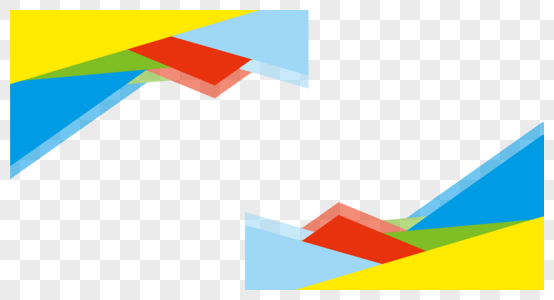
#> input picture images/geometry.png, 554 x 300 px
$ jupyter execute Canny_edge_detection.ipynb
#> lines starting #> are read from the running program, lines starting #| are printed output that depends on the picture; after the words box and inside, x2 and y2 are one past the last pixel; in counts of white or black regions, pixels touching at a corner belong together
### opencv_/utils.py
import cv2
import numpy as np
from matplotlib import pyplot as plt


def show(img: np.ndarray, dpi=100, title=None) -> None:
    img_rgb = cv2.cvtColor(img, cv2.COLOR_BGR2RGB)
    plt.figure(dpi=dpi)
    plt.imshow(img_rgb)
    if title is not None:
        plt.title(title)
    plt.show()

### opencv_/Canny_edge_detection.ipynb
[cell 1]
import time

import cv2
import numpy as np

from opencv_.utils import show

[cell 2]
img = cv2.imread('../images/geometry.png', 0)
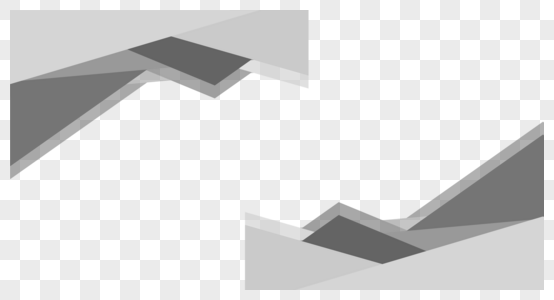
#> img: shape (300, 554); min 97, max 255, mean 220.1
edges = cv2.Canny(img, 200, 300, True)
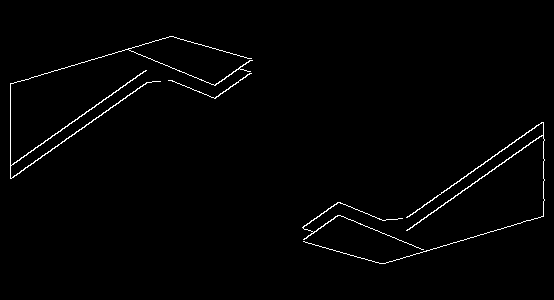
#> edges: shape (300, 554); 1.3% white in thin lines or dots, all inside (x1, y1, x2, y2) = (10, 36, 545, 264)
show(img)
show(edges)

[cell 3]
img = cv2.imread('../images/geometry.png', -1)
#> img is the input picture: shape (300, 554, 3); mean B, G, R 202.4, 225.2, 217.4
edges = cv2.Canny(img, 100, 300, True)
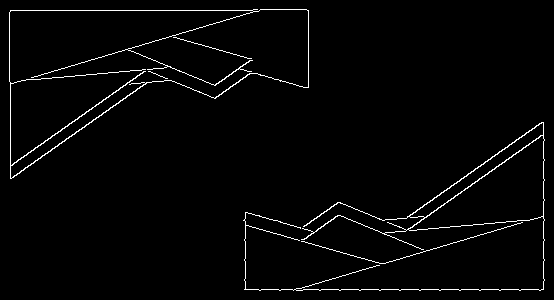
#> edges: shape (300, 554); 2.3% white in thin lines or dots
show(img)
show(edges)
#> in show (call 4), `img_rgb = cv2.cvtColor(img, cv2.COLOR_BGR2RGB)`: img_rgb: shape (300, 554, 3); 2.3% white in thin lines or dots

[cell 4]
# Get coordinates of lines
lines = cv2.HoughLinesP(edges, 1, np.pi / 180, 40, minLineLength=30, maxLineGap=30)
#> lines = 30 rows, first 6: [244, 289, 543, 289], [10, 10, 259, 10], [382, 233, 544, 219], [10, 166, 214, 23], [385, 232, 542, 122], [543, 288, 543, 122]
for l in lines.reshape((-1, 4)):
    cv2.line(img, (l[0], l[1]), (l[2], l[3]), (0, 0, 255), 2)
#> this loop made 30 passes
#> l on passes 1 to 12: [244, 289, 543, 289], [10, 10, 259, 10], [382, 233, 544, 219], [10, 166, 214, 23], [385, 232, 542, 122], [543, 288, 543, 122], [64, 68, 260, 9], [10, 177, 200, 44], [296, 290, 480, 234], [10, 178, 201, 44], [320, 290, 542, 135], [9, 12, 10, 118]
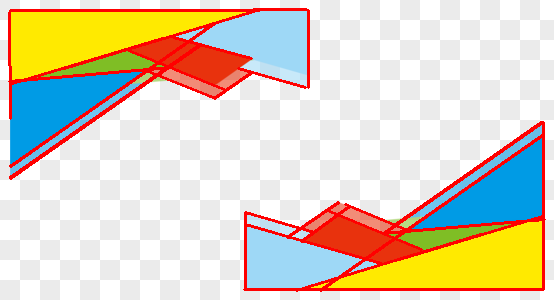
#> img: shape (300, 554, 3); mean B, G, R 192.8, 212.3, 222
show(img)
